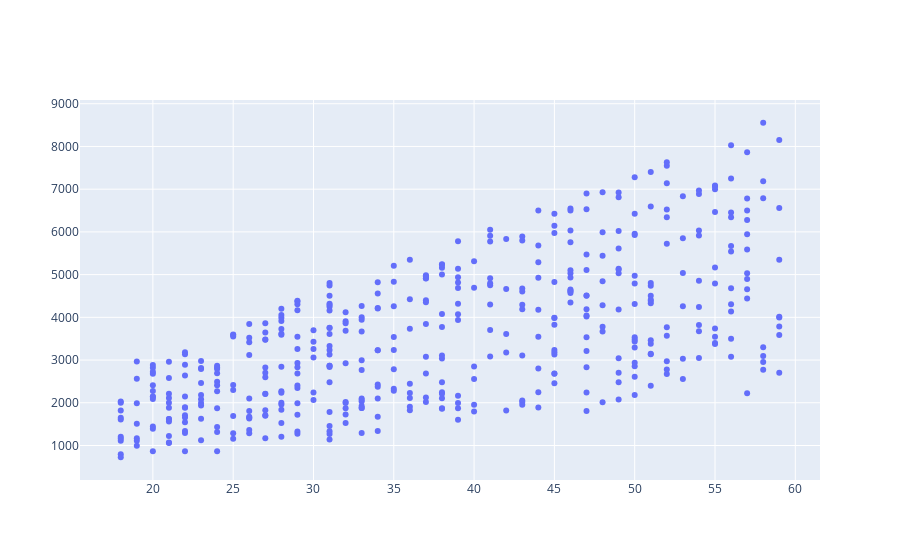

Here is the notebook cell this chart was saved with:
### Code cell
scatter = go.Scatter(x = df['user_age'],
                     y = df['total_amount'],
                     mode = 'markers'
          )

fig = go.Figure(data = scatter)

iplot(fig)

### Figure 1 — Plotly figure (JSON) as saved in the notebook; plotly's stock layout.template omitted (floating-point values rounded to 4 significant figures; data arrays with more than 128 entries replaced by an {"elided": "..."} marker saying what was removed)
{"data": [{"mode": "markers", "type": "scatter", "x": {"elided": "451 int values"}, "y": {"elided": "451 int values"}}], "layout": {}}
